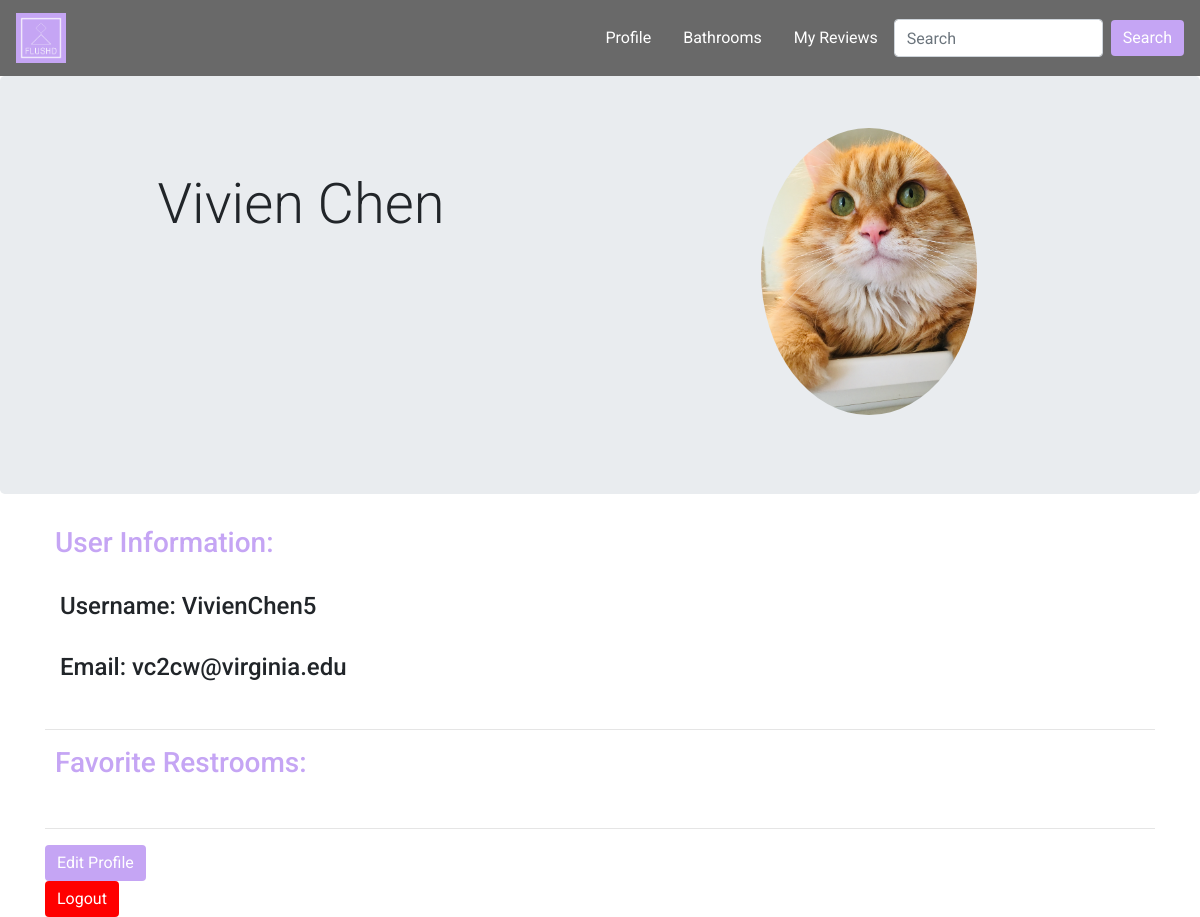
/user-profile.php (signed in), run on the app's committed database.
### tables this page shows
CREATE TABLE `users` (
  `ID` int(6) NOT NULL,
  `firstname` varchar(50) NOT NULL,
  `lastname` varchar(50) NOT NULL,
  `username` varchar(50) NOT NULL,
  `email` varchar(100) NOT NULL,
  `pwd` varchar(100) NOT NULL,
  `reg_date` timestamp NOT NULL DEFAULT CURRENT_TIMESTAMP COMMENT 'date the user registered',
  `profilepic` varchar(100) DEFAULT NULL,
  `admin` tinyint(1) NOT NULL DEFAULT '0'
);

### user-profile.php (the view, shortened to what this page needs)
<!DOCTYPE html>
<html lang="en">
<head>
        <link rel="stylesheet" href="https://maxcdn.bootstrapcdn.com/bootstrap/4.2.1/css/bootstrap.min.css" />
        <link rel="stylesheet" href="styles/style.css">
        <link rel="stylesheet" href="styles/user-home-style.css">
        <link rel="stylesheet" href="https://use.fontawesome.com/releases/v5.7.2/css/all.css">
    </head>
<?php
$servername = "localhost";
$username = "root";
$password = "";
$dbname = "flushd";
$conn = new mysqli($servername, $username, $password, $dbname);
$user_id = $_SESSION['uid'];
$sSQL = "SELECT ID, firstname, lastname, email, profilepic FROM users WHERE ID = $user_id";
$result = $conn->query($sSQL);
if ($result -> num_rows > 0) {
    while($row = $result->fetch_assoc()) {
        extract($row);
    }
} else {
    echo 'No results';
}
?>
<body>
    <nav class="navbar sticky-top navbar-expand-lg" id="mainNav">
            <a class="navbar-brand" href="user-home.html">
              <img src="images/FLUSHD_logo.PNG" width="50" height="50" class="d-inline-block align-top" alt="logo">
            </a>
            <div class="collapse navbar-collapse justify-content-end" id="collapsibleNavbar">
                <ul class="nav nav-pills">
                    <li class="nav-item">
                      <a class="nav-link" id="profile-link" href="user-profile.php">Profile</a>
                    </li>
                    <li class="nav-item">
                        <a class="nav-link" id="bathroom-link" href="bathroom-index.html">Bathrooms</a>
                    </li>
                    <li class="nav-item">
                      <a class="nav-link" id="reviews-link" href="#">My Reviews</a>
                    </li>
                </ul>
                <form class="form-inline my-2 my-lg-0">
                    <input class="form-control mr-sm-2" type="search" placeholder="Search" aria-label="Search">
                    <button class="btn btn-outline-success my-2 my-sm-0" type="submit">Search</button>
                </form>
            </div>
    </nav>
    <div data-spy="scroll" data-target="#mainNav" data-offset="0">
        <div class="jumbotron text-left" id="jumbo">
            <div class="row">
                <div class="col-6 text-center" >
                    <h1 class = "display-4">
                        <?php echo $firstname . " " . $lastname;?>
                    </h1>
                </div>
                <div class="col-6 text-right">
                        <img class="rounded-circle" style="width:40%; margin-top:-5%; margin-right:30%" src=<?php if ($profilepic != null) {echo $profilepic;} else {echo 'images/defaulticon.png';} ?>>
                </div>
            </div>
        </div>
    </div>
    <section class = "container">
        <h3>User Information: </h3>
        <br>
        <h4><?php echo "Username: ". $firstname . $lastname . $ID ;?></h4>
        <br>
        <h4><?php echo "Email: ". $email ;?></h4>
        <br>
        <hr />
        <h3>Favorite Restrooms: </h3>
        <br>
        <hr />
        <a class="btn" href="edit-profile.php">Edit Profile</a><br>
        <a class="btn" href="logout.php" style="background-color: red">Logout</a>
    </section>
</body>
</html>

### styles/style.css (style rules this page uses)
.btn { font-family: "Roboto", sans-serif; background:#C5A5F4; border:#C5A5F4; }
a { font-family: "Roboto", sans-serif; color:#C5A5F4; }
h3 { font-family: "Roboto", sans-serif; color:#C5A5F4; padding-left: 10px; }
h4 { position: relative; padding-left: 15px; }
#mainNav { font-family: "Roboto", sans-serif; background-color: rgb(105, 105, 105); }
#mainNav a { font-family: "Roboto", sans-serif; color:white; }
body { position:relative; font-family: "Roboto", sans-serif; }
html { scroll-behavior: smooth; }
* { box-sizing: border-box; }
.col-6 { width: 50%; }
[class*="col-"] { float: left; padding: 15px; }
[class*="col-"] { width: 100%; }
@media only screen and (min-width: 768px) { .col-6 { width: 50%; } }
.row { width: 100%; }

### styles/user-home-style.css (style rules this page uses)
.btn { color:white; }

### data on the page
users: firstname "Vivien", lastname "Chen", profilepic (picture), ID "5", email "vc2cw@virginia.edu"
